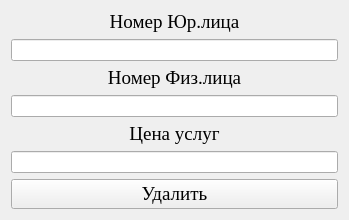
<?xml version="1.0" encoding="UTF-8"?>
<ui version="4.0">
 <class>delprise</class>
 <widget class="QWidget" name="delprise">
  <property name="geometry">
   <rect>
    <x>0</x>
    <y>0</y>
    <width>349</width>
    <height>208</height>
   </rect>
  </property>
  <property name="windowTitle">
   <string>Form</string>
  </property>
  <layout class="QVBoxLayout" name="verticalLayout">
   <item>
    <widget class="QLabel" name="label_2">
     <property name="font">
      <font>
       <family>Times New Roman</family>
       <pointsize>14</pointsize>
      </font>
     </property>
     <property name="text">
      <string>Номер Юр.лица</string>
     </property>
     <property name="alignment">
      <set>Qt::AlignCenter</set>
     </property>
    </widget>
   </item>
   <item>
    <widget class="QLineEdit" name="lineEdit"/>
   </item>
   <item>
    <widget class="QLabel" name="label_3">
     <property name="font">
      <font>
       <family>Times New Roman</family>
       <pointsize>14</pointsize>
      </font>
     </property>
     <property name="text">
      <string>Номер Физ.лица</string>
     </property>
     <property name="alignment">
      <set>Qt::AlignCenter</set>
     </property>
    </widget>
   </item>
   <item>
    <widget class="QLineEdit" name="lineEdit_2"/>
   </item>
   <item>
    <widget class="QLabel" name="label">
     <property name="font">
      <font>
       <family>Times New Roman</family>
       <pointsize>14</pointsize>
      </font>
     </property>
     <property name="text">
      <string>Цена услуг</string>
     </property>
     <property name="alignment">
      <set>Qt::AlignCenter</set>
     </property>
    </widget>
   </item>
   <item>
    <widget class="QLineEdit" name="lineEdit_3"/>
   </item>
   <item>
    <widget class="QPushButton" name="pushButton">
     <property name="font">
      <font>
       <family>Times New Roman</family>
       <pointsize>14</pointsize>
      </font>
     </property>
     <property name="text">
      <string>Удалить</string>
     </property>
    </widget>
   </item>
  </layout>
 </widget>
 <resources/>
 <connections/>
</ui>
